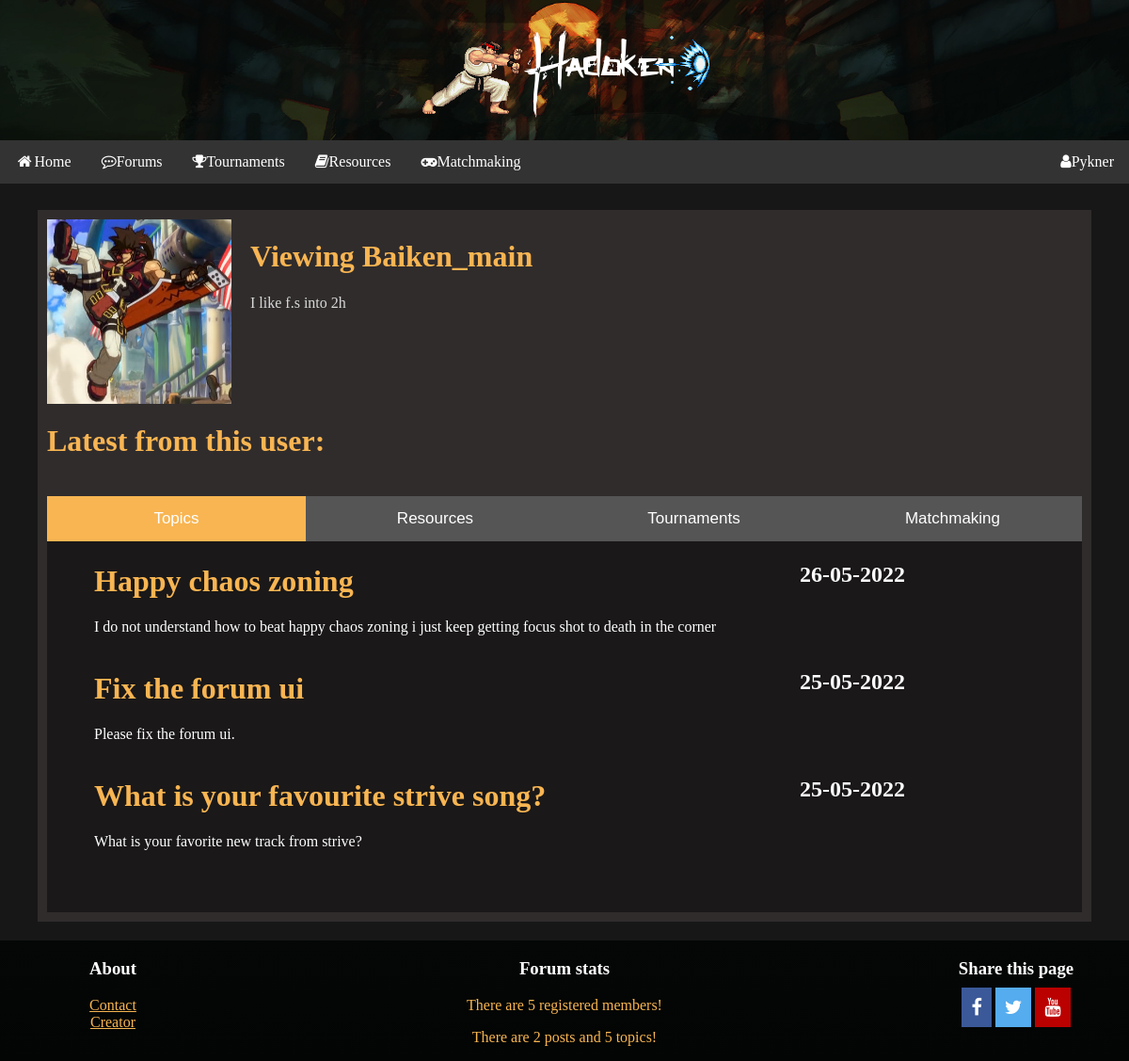
The app's page /account.php?id=Baiken_main (signed in) with its own data.
### tables this page shows
CREATE TABLE `account` (
  `Accountid` int(11) NOT NULL,
  `user` varchar(20) DEFAULT NULL,
  `hash` varchar(255) DEFAULT NULL,
  `stat` varchar(2000) DEFAULT NULL,
  `email` varchar(100) DEFAULT NULL,
  `pic` varchar(255) DEFAULT NULL
);

CREATE TABLE `topics` (
  `Topicid` int(11) NOT NULL,
  `title` varchar(255) DEFAULT NULL,
  `txt` varchar(8000) DEFAULT NULL,
  `date_post` datetime DEFAULT NULL,
  `likes` int(11) DEFAULT NULL,
  `FkCategory` int(11) DEFAULT NULL,
  `FkAccount` int(11) DEFAULT NULL
);

### account.php (the view, shortened to what this page needs)
<html>
    <head>
        <link rel="stylesheet" href="css/homestyle.css?t=<?php echo round(microtime(true)*1000);?>">
        <link rel="stylesheet" href="css/profile.css?t=<?php echo round(microtime(true)*1000);?>">
        <link rel="stylesheet" href="https://cdnjs.cloudflare.com/ajax/libs/font-awesome/4.7.0/css/font-awesome.min.css">
    </head>
    <body>
    <?php
				$mydb = new mysqli(SERVER, UTENTE, PASSWORD, DATABASE);
				$query1 = "SELECT COUNT(Accountid) AS num_account FROM account";
				$risultato1 = $mydb->query($query1);
                $query2 = "SELECT Accountid, user, email, stat , pic FROM account WHERE user = '". $mydb->real_escape_string($_GET['id']) ."'";
				$risultato2 = $mydb->query($query2);
                $querypost = "SELECT
                (SELECT count(Postid) FROM posts ) AS Count1,
                (SELECT count(Topicid) FROM topics ) AS Count2
              FROM posts, topics LIMIT 0,1";
                $risultatopost = $mydb->query($querypost);
			?>
    <div class="header">
        <img id="img" src="img/hadokenlogo.png" value="PLAY"  onclick="play()">
    </div>
    <nav class="navbar">
        <ul>
            <li><a href="index.php"><i class="fa fa-fw fa-home"></i>Home</a></li>
            <li><a href="forums/forums.php"><i class="fa fa-commenting-o"></i>Forums</a></li>
            <li class="dropdown">
                <a href="javascript:void(0)" class="dropbtn"><i class="fa fa-trophy" ></i>Tournaments</a>
            </li>
            <li class="dropdown">
                <a href="javascript:void(0)" class="dropbtn"><i class="fa fa-book"></i>Resources</a>
            </li>
            <li class="dropdown">
                <a href="javascript:void(0)" class="dropbtn"><i class="fa fa-gamepad"></i>Matchmaking</a>
            </li>
            <?php
            if(isset($_SESSION["username"])){
                ?><li style="float:right"><a href='account.php?id=<?php echo $_SESSION["username"]?>'><i class="fa fa-user"></i><?php echo $_SESSION["username"]?></a>
            <?php
            }else{
                ?><li style="float:right"><a onclick="document.getElementById('id01').style.display='block'" style="width:auto;"><i class="fa fa-user"></i>login</a>
                <?php
            }
            ?>
        </ul>
    </nav>
    <div class="bodyinner">
    <?php if(isset($_SESSION["id"])){ ?>
        <div class="accountdetails">
            <div class="profilepic">
            <?php
				while($row=$risultato2->fetch_assoc()){
			?>
                <img id="prf" src="<?php echo ($row['pic']); ?>">
            </div>
            <div class="viewing">
            <h1>Viewing <?php echo ($row['user']);  ?></h1>
            <div class="status">
                <p><?php echo ($row['stat']); ?></p>
            </div>
            </div>
            <h1>Latest from this user:</h1>
            <div class="tabs">
                <button class="tablink" onclick="openTab('posts', this, '#F8B552')" id="defaultOpen">Topics</button>
                <button class="tablink" onclick="openTab('resources', this, '#F8B552')">Resources</button>
                <button class="tablink" onclick="openTab('tournaments', this, '#F8B552')">Tournaments</button>
                <button class="tablink" onclick="openTab('matchmaking', this, '#F8B552')">Matchmaking</button>
            </div>
                <div id="posts" class="tabcontent">
                    <?php
                        $querytopic = "SELECT
                            topics.Topicid,
                            topics.title AS topic_title,
                            topics.txt,
                            topics.date_post,
                            account.user
                        FROM
                            topics
                        LEFT JOIN
                            account ON account.AccountId = topics.FkAccount
                        WHERE
                            account.user ='" . $mydb->real_escape_string($_GET['id']) . "'
                        ORDER BY Topicid DESC
                        LIMIT 0,3"
                          ;
                $risultatotopic = $mydb->query($querytopic);
                        if(!$risultatotopic)
                        {
                            echo 'The topics could not be displayed, please try again later.';
                        }
                        else
                        {
                            if(mysqli_num_rows($risultatotopic) == 0){
                                echo'<p>This user has not created any topics yet</p>';
                        }else{
                                while($row = $risultatotopic->fetch_assoc())
                                {
                                    echo '<div class="tabheader_content">';
                                        echo '<h1><a href="forums/topic.php?id=' . $row['Topicid'] . '">' . $row['topic_title'] . '</a></h1>';
                                        echo '<p>'. $row['txt'] .'</p>';
                                    echo '</div>';
                                    echo '<div class="tabheader_leftinfo">';
                                        echo '<h2>';
                                            echo date('d-m-Y', strtotime($row['date_post']));
                                        echo '</h2>';
                                    echo '</div>';
                                }
                            }
                        }
                    ?>
                </div>
        </div>
        <?php }}
        else{
            echo'<p style="color:white;">You must be logged in to view accounts</p>';
        }?>
    </div>
    <div class="footer">
        <div class="about">
            <H3>About</H3>
            <a href="">Contact</a><br>
            <a href="">Creator</a>
        </div>
        <div class="stats">
            <H3>Forum stats</H3>
            <?php
				while($row=$risultato1->fetch_assoc()){
					echo '<p>There are '.$row["num_account"].' registered members!</p>';
				}
			?>
            <?php
				while($row=$risultatopost->fetch_assoc()){
					echo '<p>There are '.$row["Count1"] .' posts and '.$row["Count2"] .' topics!</p>';
				}
			?>
        </div>
        <div class="share">
            <H3>Share this page</H3>
            <div class="icon-bar">
                <a href="https://www.facebook.com" class="facebook"><i class="fa fa-facebook"></i></a>
                <a href="https://twitter.com" class="twitter"><i class="fa fa-twitter"></i></a>
                <a href="https://www.youtube.com" class="youtube"><i class="fa fa-youtube"></i></a>
            </div>
        </div>
    </div>
    </body>
    </html>

### css/homestyle.css (style rules this page uses)
body { margin: 0; background-image: linear-gradient(#0C1613,#030504); background-size: 100%; background-repeat: no-repeat; background-position: top; }
.bodyinner { background-color: #171717; padding-top: 4px; padding-bottom: 20px; }
.header { margin: 0; text-align: center; background-image: url("../img/Dojo.jpg"); background-size: 100% 100% ; background-repeat: no-repeat; }
ul { list-style-type: none; margin: 0; padding: 0; overflow: hidden; background-color: #333; }
.navbar { position: sticky; position: -webkit-sticky; text-align: center; top: 0; }
li { float: left; }
li a, .dropbtn { display: inline-block; color: white; text-align: center; padding: 14px 16px; text-decoration: none; }
li.dropdown { display: inline-block; }
h1 { color: white; }
h3 { color: white; }
.footer { text-align: center; margin-top: 0%; margin-left: 0%; margin-right: 0%; color: #F8B552; }
.footer a { color: #F8B552; }
.about { float: left; width: 20%; }
.stats { float: left; width: 60%; }
.share { float: left; width: 20%; }
.youtube { background: #bb0000; color: white; }
.facebook { background: #3B5998; color: white; }
.twitter { background: #55ACEE; color: white; }
.icon-bar a { text-align: center; padding: 10px; transition: all 0.3s ease; color: white; font-size: 20px; }

### css/profile.css (style rules this page uses)
.accountdetails { margin-left: 40px; margin-right: 40px; margin-top: 2%; background-color: #302c2c; padding: 10px; }
.viewing { float: left; margin-left: 20px; }
h1 { color: #F8B552; }
.profilepic { float: left; }
.status { color: #d9d9d9; }
.tabs { margin-top: 40px; }
#prf { max-width: 196px; max-height: 196px; min-height: 196px; min-width: 196px; }
.tablink { background-color: #555; color: white; float: left; border: none; outline: none; cursor: pointer; padding: 14px 16px; font-size: 17px; width: 25%; }
.tabcontent { color: white; display: none; padding: 50px; background-color: #1a1818; }
.tabcontent a { text-decoration: none; color: #F8B552; }
.tabheader_content { float: left; width: 75%; }
.tabheader_leftinfo { float: right; width: 25%; }

### records on screen
account: pic (picture), user "Baiken_main", stat "I like f.s into 2h"
topics: title "Happy chaos zoning", txt "I do not understand how to beat happy chaos zoning i just keep getting focus shot to death in the corner", date_post "26-05-2022"
topics: title "Fix the forum ui", txt "Please fix the forum ui.", date_post "25-05-2022"
topics: title "What is your favourite strive song?", txt "What is your favorite new track from strive?", date_post "25-05-2022"

### other values on screen
$_SESSION["username"] "Pykner"
$row["num_account"] "5"
$row["Count1"] "2"
$row["Count2"] "5"
